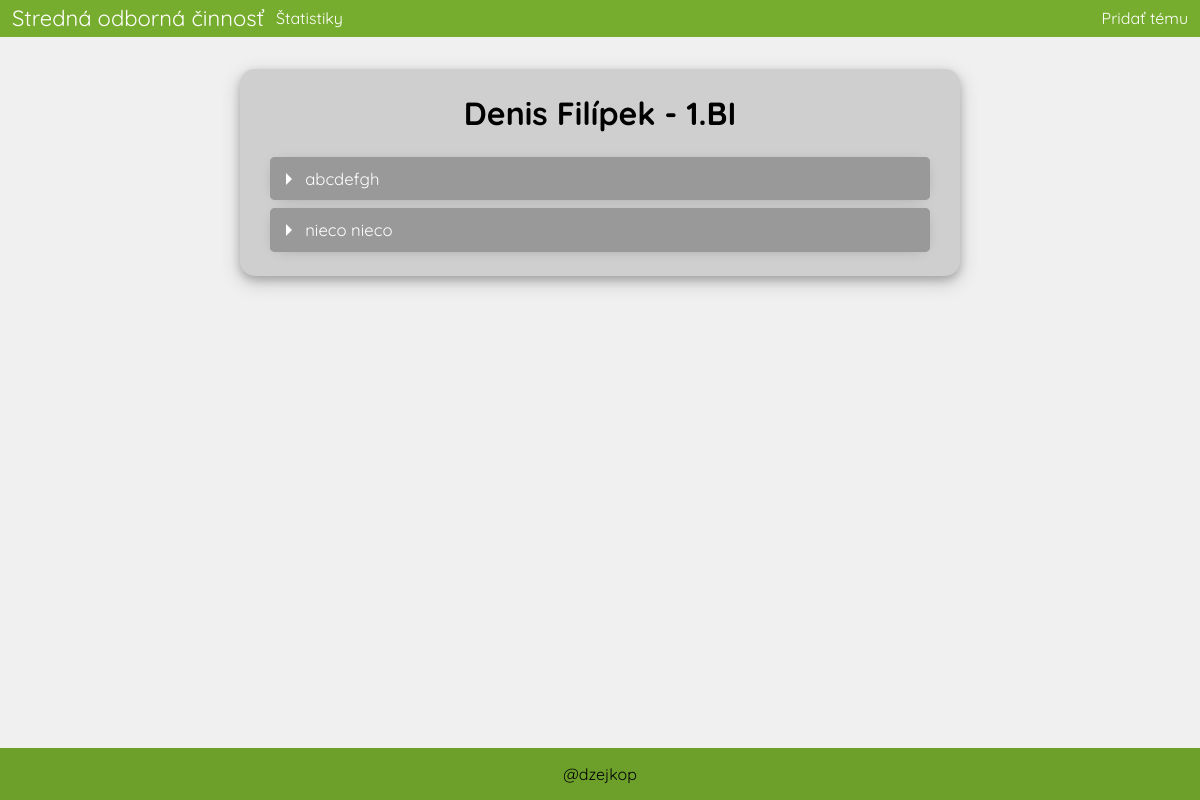
The app's page /soc/student/132 with its own data.
### soc/models.py (models this page shows, shortened)
class Student(models.Model):
    id = models.AutoField(primary_key=True)
    meno = models.CharField(max_length=30)
    priezvisko = models.CharField(max_length=30)
    email = models.EmailField(max_length=50)
    heslo = models.CharField(max_length=30)
    trieda = models.CharField(max_length=10)
    class Meta:
        verbose_name = "Student"
        verbose_name_plural = "Studenti"
        ordering = ['priezvisko']

class Tema(models.Model):
    nazov = models.CharField(max_length=80)
    popis = models.TextField(max_length=500)
    conzultant = models.ForeignKey(Ucitel, on_delete=models.CASCADE,default=1)
    student = models.ForeignKey(Student, on_delete=models.SET_NULL, null=True, blank=True)
    odbor = models.ForeignKey(Odbor, on_delete=models.CASCADE,default=1)
    dostupnost = models.ForeignKey(Dostupnost, on_delete=models.CASCADE,default=1)
    kontroly = models.IntegerField(default=0)
    class Meta:
        verbose_name = "Tema"
        verbose_name_plural = "Temy"
        ordering = ["dostupnost_id","nazov"]

### soc/views.py (the view)
# urls.py: path('student/<student_id>',views.vypis_student, name="student")
def vypis_student(request,student_id):
    student = Student.objects.get(pk=student_id)
    temy = Tema.objects.filter(student=student).order_by("-dostupnost")
    return render(request, 'soc/student.html', {"student": student,"temy": temy})

### soc/models.py (called while the page is built)
    def __str__(self):
        return f"{self.meno} {self.priezvisko}"

    def __str__(self):
        return f"{self.nazov}"

### soc/templates/soc/student.html (shortened to what this page needs)
{% extends "base.html" %}
{% load static %}
{% block style%}
    <link rel="stylesheet" href="{% static 'soc/css/ucitel.css' %}">
{% endblock style%}
{% block content %}
<main>
    <div class="main_wrap">
        <h1>{{student.meno}} {{student.priezvisko}} - {{student.trieda}}</h1>
        {% for tema in temy%}
            <details id="item">
                <summary class="left">
                    <p class="nazov" id="nazov">{{ tema.nazov }}</p>
                </summary>
            </details>
        {% endfor %}
    </div>
</main>
{% endblock content %}

### soc/static/soc/css/ucitel.css (style rules this page uses)
details { margin: 0 auto ; background: #999; margin-bottom: .5rem; box-shadow: 0 .1rem 1rem -.5rem rgba(0, 0, 0, 0.4); border-radius: 5px; overflow: hidden; color:white; }
details:nth-child(even) { background: #999; }
details:last-child { margin-bottom: 0; }
summary { padding: 0.7rem; display: block; background: #999; padding-left: 2.2rem; position: relative; cursor: pointer; user-select: none; }
summary:before { content: ''; border-width: .4rem; border-style: solid; border-color: transparent transparent transparent #fff; position: absolute; top: 1rem; left: 1rem; transform: rotate(0); transform-origin: .2rem 50%; transition: .25s transform ease; }
.main_wrap { margin-top: 2rem; height: fit-content; background-color: #cfcfcf; border-radius: 15px; padding: 2vw 2.5vw 2vw 2.5vw; width: 55%; box-shadow: 0 4px 8px 0 rgba(0, 0, 0, 0.2), 0 6px 20px 0 rgba(0, 0, 0, 0.19); margin-bottom: 2rem; overflow-wrap: break-word; }
.main_wrap h1 { text-align: center; margin: 0 0 2vw 0; }
.left { float:left; min-width: 95%; color: white; font-size: 16.7px; display:flex; align-items: center; justify-content: space-between; }
.nazov { padding: 0; margin: 0; }

### soc/static/soc/css/page.css (style rules this page uses)
body { margin:0; background-color: #f0f0f0; display: flex; font-family: "Quicksand", sans-serif; flex-direction: column; min-height: 100vh; }
main { display: flex; justify-content: center; }

### records on screen
Student: meno "Denis", priezvisko "Filípek", trieda "1.BI"
Tema: nazov "abcdefgh"
Tema: nazov "nieco nieco"
